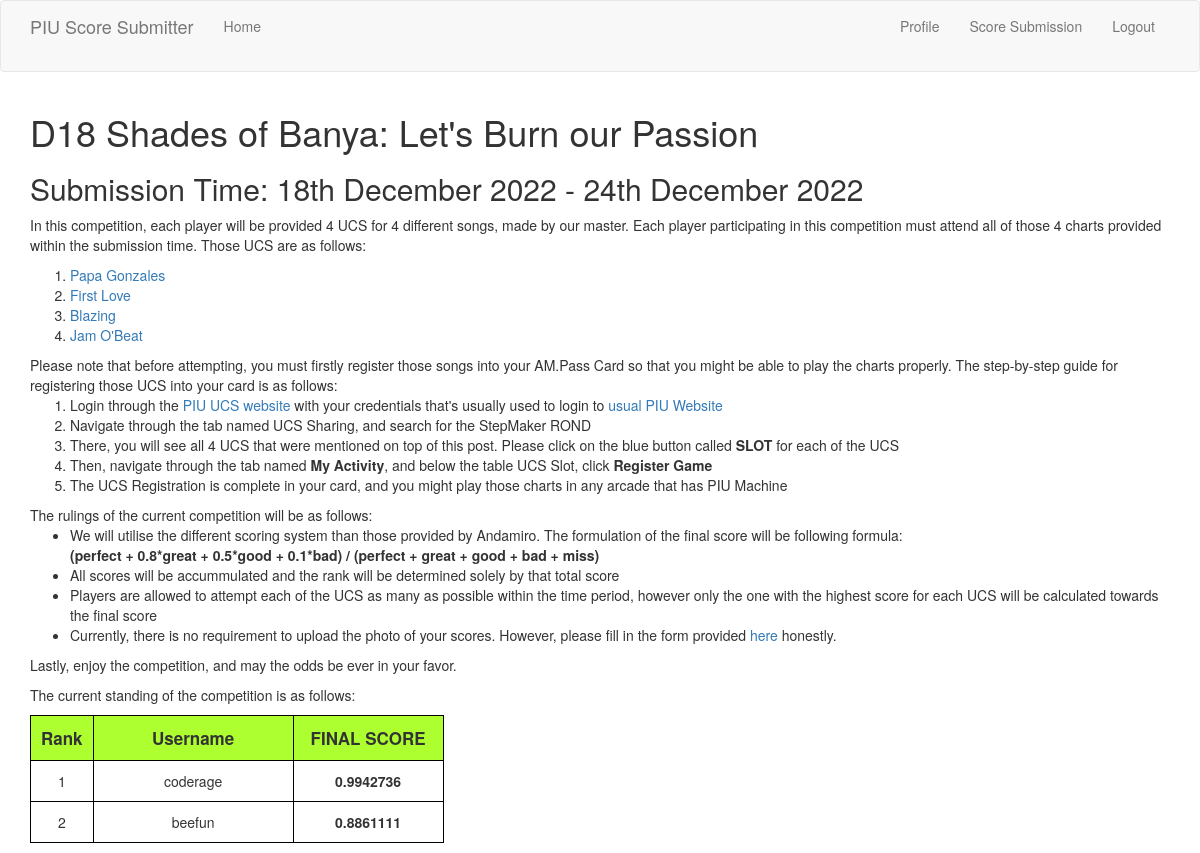
Before: /comp/E1 (signed in) with the older database file.
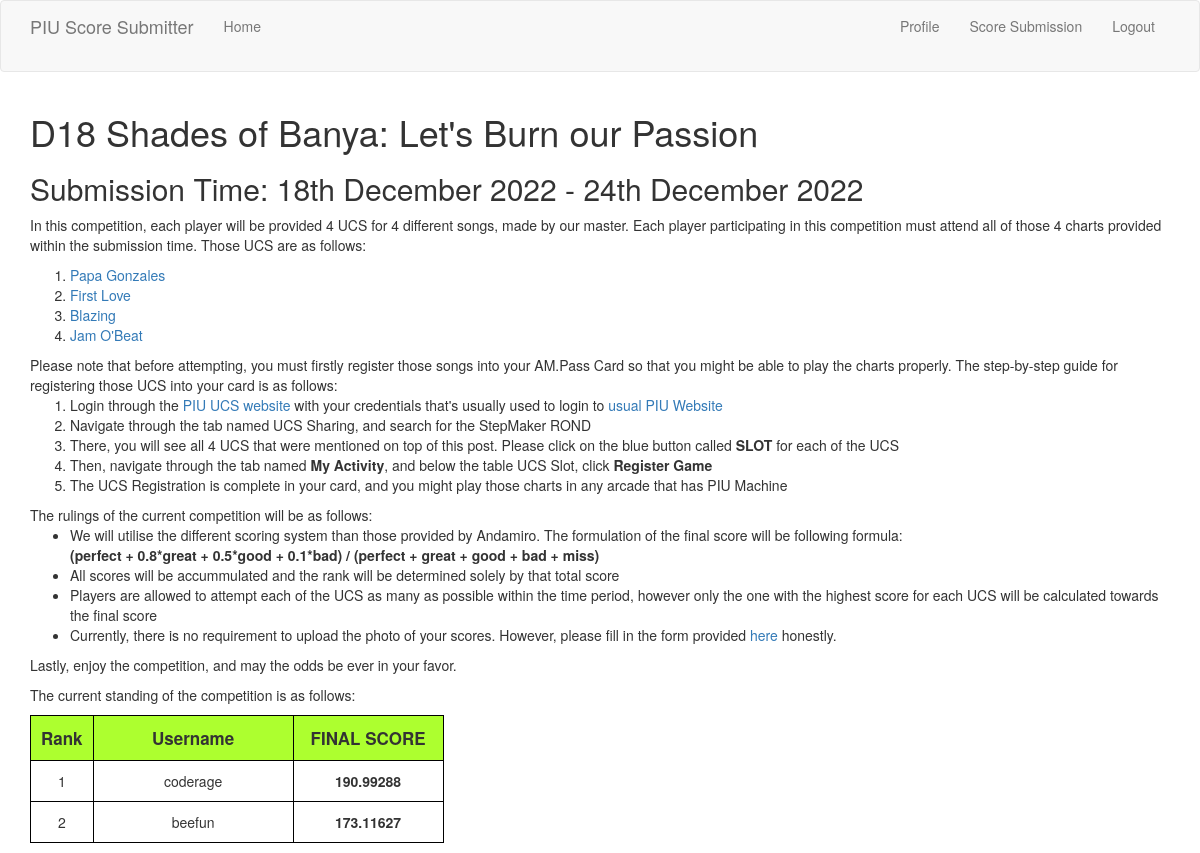
After: the same page with the newer database file.
### app/models.py (models this page shows, shortened)
class User(UserMixin, db.Model):
    id = db.Column(db.Integer, primary_key = True)
    username = db.Column(db.String(64), index = True, unique = True)
    email = db.Column(db.String(128), index = True, unique = True)
    password_hash = db.Column(db.String(128))
    about_me = db.Column(db.String(200))
    last_seen = db.Column(db.DateTime, default = datetime.utcnow)
    scores = db.relationship('Score', backref='author', lazy='dynamic')

### app/routes.py (the view)
@web.route('/comp/<event>')
@login_required
def comp(event):
    usernames = [user.username for user in User.query.all()]
    charts = sorted([chart.chart for chart in Chart.query.filter_by(event = event).all()])
    listScore = []
    for user in usernames:
        scores = Score.query.filter_by(event = event, username = user).all()
        if len(scores) == 0:
            continue
        userScores = 0.0
        for chart in charts:
            scores_c = [score for score in scores if score.chart == chart]
            if len(scores_c) > 0:
                maxScore = max(scores_c, key = lambda p: p.finalScore)
                userScores += maxScore.finalScore
        listScore.append(
            {"username" : user, "totalScore" : userScores}
        )
    if len(listScore) == 0:
        final = None
    else:
        final = sorted(listScore, key = lambda p: p["totalScore"], reverse = True)
        for i in range(len(final)):
            final[i]["rank"] = i + 1
    return render_template("comp.html", title = "Competition Details", event = event, final = final)

### app/models.py (called while the page is built)
@login.user_loader
def load_user(id):
    return User.query.get(int(id))

### app/routes.py (called while the page is built)
@web.before_request
def before_request():
    if current_user.is_authenticated:
        current_user.last_seen = datetime.utcnow()
        db.session.commit()

### app/templates/comp.html (shortened to what this page needs)
{% extends "base.html" %}
{% block app_content %}
    <h1>D18 Shades of Banya: Let's Burn our Passion</h1>
    <h2>Submission Time: 18th December 2022 - 24th December 2022</h2>
    <p>In this competition, each player will be provided 4 UCS for 4 different songs, made by our master. Each player participating
        in this competition must attend all of those 4 charts provided within the submission time. Those UCS are as follows:
        <ol type="1">
            <li><a href="https://www.piugame.com/bbs/board.php?bo_table=ucs&wr_id=31355&sfl=wr_name%2C1&stx=ROND&sop=and">Papa Gonzales</a></li>
            <li><a href="https://www.piugame.com/bbs/board.php?bo_table=ucs&wr_id=31362&sfl=wr_name%2C1&stx=ROND&sop=and">First Love</a></li>
            <li><a href="https://www.piugame.com/bbs/board.php?bo_table=ucs&wr_id=31371&sfl=wr_name%2C1&stx=ROND&sop=and">Blazing</a></li>
            <li><a href="https://www.piugame.com/bbs/board.php?bo_table=ucs&wr_id=31372&sfl=wr_name%2C1&stx=ROND&sop=and">Jam O'Beat</a></li>
        </ol>
        Please note that before attempting, you must firstly register those songs into your AM.Pass Card so that you might be able
        to play the charts properly. The step-by-step guide for registering those UCS into your card is as follows:
        <ol type="1">
            <li>Login through the <a href="https://www.piugame.com/piu.ucs/ucs.main.php">PIU UCS website</a>
                with your credentials that's usually used to login to <a href="https://www.piugame.com/piu.xx/">usual
                PIU Website</a></li>
            <li>Navigate through the tab named UCS Sharing, and search for the StepMaker ROND</li>
            <li>There, you will see all 4 UCS that were mentioned on top of this post. Please click on the blue button called
                <b>SLOT</b> for each of the UCS</li>
            <li>Then, navigate through the tab named <b>My Activity</b>, and below the table UCS Slot, click <b>Register Game</b></li>
            <li>The UCS Registration is complete in your card, and you might play those charts in any arcade that has PIU Machine</li>
        </ol>
        The rulings of the current competition will be as follows:
        <ul>
            <li>We will utilise the different scoring system than those provided by Andamiro. The formulation of the final
                score will be following formula:<br>
                <b>(perfect + 0.8*great + 0.5*good + 0.1*bad) / (perfect + great + good + bad + miss)</b></li>
            <li>All scores will be accummulated and the rank will be determined solely by that total score</li>
            <li>Players are allowed to attempt each of the UCS as many as possible within the time period, however
                only the one with the highest score for each UCS will be calculated towards the final score</li>
            <li>Currently, there is no requirement to upload the photo of your scores. However, please fill in the form
                provided <a href="{{ url_for('score') }}">here</a> honestly. </li>
        </ul>
        Lastly, enjoy the competition, and may the odds be ever in your favor.
    </p>
    <p>The current standing of the competition is as follows:
        {% if final %}
        <div>
            <table class="secondTable">
                <colgroup>
                    <col style="width:50px">
                    <col style="width:200px">
                    <col style="width:150px">
                </colgroup>
                <tr>
                    <th><b>Rank</b></th>
                    <th><b>Username</b></th>
                    <th><b>FINAL SCORE</b></th>
                </tr>
                {% for details in final %}
                <tr>
                    <td>{{ details.rank }}</td>
                    <td>{{ details.username }}</td>
                    <td><b>{{ details.totalScore }}</b></td>
                </tr>
                {% endfor %}
            </table>
        </div>
        {% else %}
        <p>No existing user has attempted any UCS thus far</p>
        {% endif %}
    </p>
{% endblock %}

Changed rows visible on the page:
changed User "coderage": totalScore "0.9942736" → "190.99288"
changed User "beefun": totalScore "0.8861111" → "173.11627"
